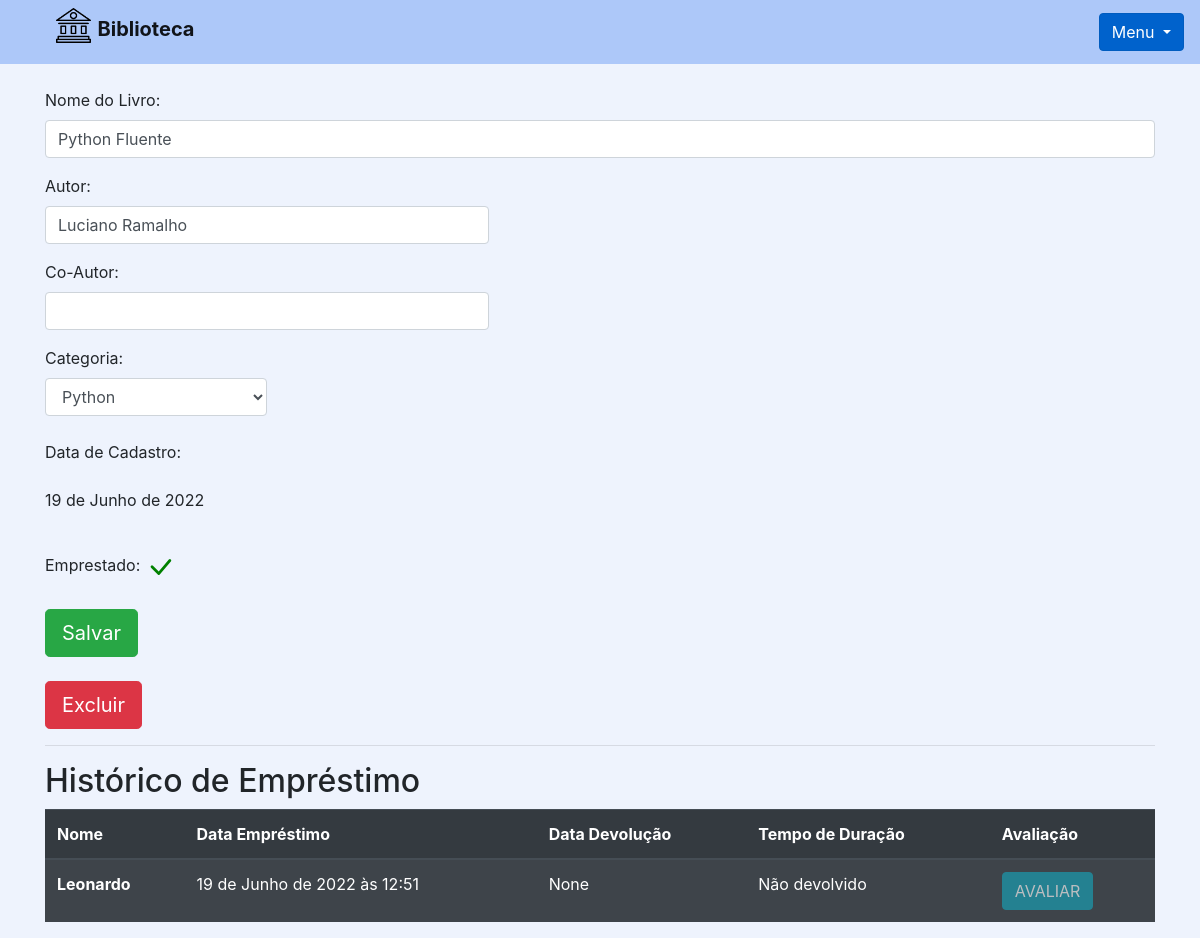
Page /livro/ver_livro/1 (signed in) on the committed database.
### livro/models.py (models this page shows, shortened)
class Livros(models.Model):
    img = models.ImageField(upload_to='capa_livro', null=True, blank=True, default='capa_livro/img.jpg')
    nome = models.CharField(max_length=100)
    autor = models.CharField(max_length=30)
    co_autor = models.CharField(max_length=30, blank=True)
    data_cadastro = models.DateField(default = date.today)
    emprestado = models.BooleanField(default=False)
    categoria = models.ForeignKey(Categoria, on_delete=models.DO_NOTHING)
    usuario = models.ForeignKey(Usuario, on_delete=models.DO_NOTHING)
    class Meta:
        verbose_name = 'livro'

class Emprestimos(models.Model):
    choices = (
        ('P','Péssimo'),
        ('R','Ruim'),
        ('B','Bom'),
        ('O','Otimo')
    )
    nome_emprestado = models.ForeignKey(Usuario, on_delete=models.DO_NOTHING, blank=True, null=True)
    nome_emprestado_anonimo = models.CharField(max_length=30, blank=True, null=True)
    data_emprestimo = models.DateTimeField(default=datetime.datetime.now())
    data_devolucao = models.DateTimeField(blank=True, null=True)
    livro = models.ForeignKey(Livros, on_delete=models.SET_NULL, null=True)
    avaliacao = models.CharField(max_length=1, choices=choices, null=True)

### usuarios/models.py (models this page shows)
class Usuario(models.Model):
    nome = models.CharField(max_length=30)
    email = models.EmailField()
    senha = models.CharField(max_length=64)
    def __str__(self):
        return self.nome

### livro/views.py (the view)
# urls.py: path('ver_livro/<int:id>', views.ver_livros, name ='ver_livros' ),
def ver_livros(request, id):
    if request.session.get('usuario'):
        livro = Livros.objects.get(id = id)
        if request.session.get('usuario') == livro.usuario.id:
            usuario = Usuario.objects.get(id=request.session['usuario'])
            categoria_livro = Categoria.objects.filter(usuario=request.session.get('usuario'))
            emprestimos = Emprestimos.objects.filter(livro = livro)
            form = CadastroLivro()
            form.fields['usuario'].initial = request.session['usuario']
            form.fields['categoria'].queryset = Categoria.objects.filter(usuario=usuario)
            form_categoria = CategoriaLivro()
            usuarios = Usuario.objects.all()
            livros = Livros.objects.filter(usuario_id=request.session.get('usuario'))
            livros_emprestar = Livros.objects.filter(usuario=usuario).filter(emprestado=False)
            livros_emprestados = Livros.objects.filter(usuario=usuario).filter(emprestado = True)
            return render(request, 'ver_livro.html',{'livro': livro,
                                                    'categoria_livro':categoria_livro,
                                                    'emprestimos':emprestimos,
                                                    'usuario_logado': request.session.get('usuario'),
                                                    'form': form,
                                                    'id_livro': id,
                                                    'form_categoria': form_categoria,
                                                    'usuarios':usuarios,
                                                    'livros_emprestar':livros_emprestar,
                                                    'livros_emprestados':livros_emprestados,})
        else:
            return HttpResponse('Esse livro nao é seu')
    return redirect('/auth/login/?status=2')

### livro/forms.py
class CadastroLivro(forms.ModelForm):
    class Meta:
        model = Livros
        fields = "__all__"
    def __init__(self, *args, **kwargs):
        super().__init__(*args, **kwargs)
        self.fields['usuario'].widget = forms.HiddenInput()

class CategoriaLivro(forms.Form):
    nome = forms.CharField(max_length=30)
    descricao = forms.CharField(max_length=100)
    def __init__(self, *args, **kwargs):
        super().__init__(*args, **kwargs)
        self.fields['descricao'].widget = forms.Textarea()

### livro/models.py (called while the page is built)
    def __str__(self) -> str:
        return self.nome

### livro/templatetags/filtros.py (called while the page is built)
@register.filter
def mostra_duracao(value1, value2):
    if all((isinstance(value1, datetime), isinstance(value2, datetime))):
        dias = (value1 - value2).days
        texto = 'Dias'
        if dias == 1:
            texto = 'Dia'
        return f"{dias} {texto}"
    return "Não devolvido"

### livro/templates/ver_livro.html (shortened to what this page needs)
{% extends 'base.html' %}
{% load filtros %}
{% block 'conteudo' %}
<div class="container">
    <br>
    <form action="{% url 'alterar_livro' %}" method="POST">
        <p>
            <label>Nome do Livro: </label>
            <input class="form-control" type="text" value="{{livro.nome}}" name="nome_livro">
        </p>
        <p>
            <label>Autor: </label>
            <input style="width:40%" class="form-control" type="text" value="{{livro.autor}}" name="autor">
        </p>
        <p>
            <label>Co-Autor: </label>
            <input style="width:40%" class="form-control" type="text" value="{{livro.co_autor}}" name="co_autor">
        </p>
        <label>Categoria: </label>
        <select style="width:20%" class="form-control" name="categoria_id">
            {% for i in categoria_livro %}
            {% if livro.categoria.nome == i.nome %}
            <option value="{{i.id}}" selected>{{i}}</option>
            {% else %}
            <option value="{{i.id}}">{{i}}</option>
            {% endif %}
            {% endfor %}
        </select>
        <br>
        <p>
            <label display="inline-block">Data de Cadastro: </label>
        <p>{{livro.data_cadastro}}</p>
        </p>
        <br>
        <label>Emprestado: </label>
        <br>
        <br>
        <input type="submit" class="btn btn-success btn-lg" value="Salvar">
        <br>
        <br>
    </form>
    <button type="button" class="btn btn-danger btn-lg" data-toggle="modal" data-target="#exampleModal2">
        Excluir
    </button>
    <hr>
    <h2>Histórico de Empréstimo</h2>
    <table class="table table-striped table-dark">
        <thead>
            <tr>
                <th scope="col">Nome</th>
                <th scope="col">Data Empréstimo</th>
                <th scope="col">Data Devolução</th>
                <th scope="col">Tempo de Duração</th>
                <th scope="col">Avaliação</th>
            </tr>
        </thead>
        <tbody>
            {% for i in emprestimos %}
            <tr>
                {% if i.nome_emprestado_anonimo == None %}
                <th scope="row">{{i.nome_emprestado}}</th>
                {% else %}
                <th scope="row">{{i.nome_emprestado_anonimo}}</th>
                {% endif %}
                <td>{{i.data_emprestimo}}</td>
                <td>{{i.data_devolucao}}</td>
                <td>{{i.data_devolucao|mostra_duracao:i.data_emprestimo }}</td>
                <td>
                    {% if i.avaliacao == None and i.data_devolucao != None %}
                    <button onclick="avaliacao({{i.id}})" class="btn btn-info" data-toggle="modal"
                        data-target="#exampleModal1">AVALIAR</button>
                    {% else %}
                    {% if i.data_devolucao == None%}
                    <button class="btn btn-info disabled">AVALIAR</button>
                    {% endif %}
                    {% endif %}
                </td>
            </tr>
            {% endfor %}
        </tbody>
    </table>
</div>
{% endblock %}

### rows in the picture
Livros: nome_livro "Python Fluente", autor "Luciano Ramalho", data_cadastro "19 de Junho de 2022"
Emprestimos: nome_emprestado "Leonardo", data_emprestimo "19 de Junho de 2022 às 12:51", data_devolucao "None", data_devolucao|mostra_duracao "Não devolvido", shows "AVALIAR"

### other values in the picture
form field categoria_id "Python"
